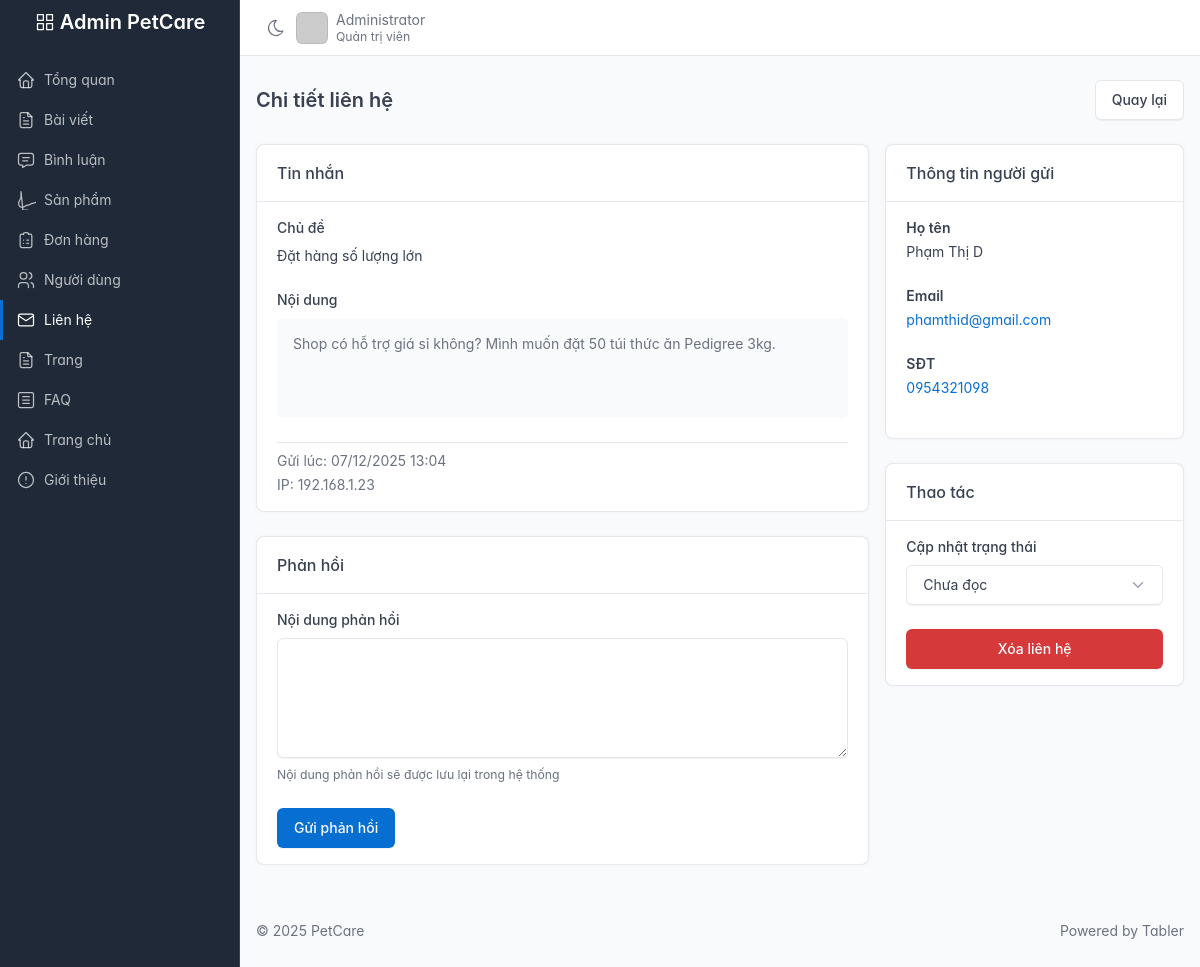
The app's page /public/admin/contacts/show?id=4 (signed in) with its own data.
### tables this page shows
CREATE TABLE IF NOT EXISTS contacts (
    id BIGINT UNSIGNED AUTO_INCREMENT PRIMARY KEY,
    name VARCHAR(120) NOT NULL,
    email VARCHAR(160) NOT NULL,
    phone VARCHAR(30) NULL,
    subject VARCHAR(255) NULL,
    message TEXT NOT NULL,
    status ENUM('unread', 'read', 'replied') DEFAULT 'unread',
    replied_at DATETIME NULL,
    replied_by BIGINT UNSIGNED NULL,
    reply_message TEXT NULL,
    ip_address VARCHAR(64) NULL,
    created_at TIMESTAMP DEFAULT CURRENT_TIMESTAMP,
    INDEX idx_status (status),
    INDEX idx_created (created_at),
    FOREIGN KEY (replied_by) REFERENCES users (id) ON DELETE SET NULL
);

### app/core/Controller.php (called while the page is built, shortened)
<?php
class Controller
{
    protected function view(string $view, array $data = [], string $title = null, string $layout = 'main'): void
    {
        $viewFile = __DIR__ . '/../views/' . str_replace('.', '/', $view) . '.php';
        extract($data);
        $content = function () use ($viewFile, $data) {
            extract($data);
            require $viewFile;
        };
        $layoutFile = __DIR__ . '/../views/layouts/' . $layout . '.php';
        require $layoutFile;
    }
}

### app/controllers/Admin/ContactController.php (called while the page is built, shortened)
<?php
class ContactController extends Controller
{
    public function show(): void
    {
        $id = isset($_GET['id']) ? (int)$_GET['id'] : 0;
        $contact = Contact::findById($id);
        $this->view('admin/contacts/show', [
            'title' => 'Chi tiết liên hệ',
            'contact' => $contact,
        ], null, 'admin');
    }
}

### app/core/Router.php (called while the page is built, shortened)
<?php
class Router
{
    private array $routes = [
        'GET' => [],
        'POST' => [],
    ];
    private string $basePath = '';
    public function __construct()
    {
        $base = parse_url(BASE_URL, PHP_URL_PATH) ?: '';
        $this->basePath = rtrim($base, '/');
    }
    public function get(string $path, string $handler): void
    {
        $this->routes['GET'][$this->normalize($path)] = $handler;
    }
    public function post(string $path, string $handler): void
    {
        $this->routes['POST'][$this->normalize($path)] = $handler;
    }
    private function normalize(string $path): string
    {
        $path = parse_url($path, PHP_URL_PATH) ?: '/';
        $path = preg_replace('#/+#','/',$path);
        if ($this->basePath !== '' && $this->basePath !== '/') {
            if (str_starts_with($path, $this->basePath)) {
                $path = substr($path, strlen($this->basePath));
            }
        }
        $path = '/' . trim($path, '/');
        return $path === '//' ? '/' : $path;
    }
    public function dispatch(string $method, string $uri): void
    {
        $path = $this->normalize($uri);
        $handler = $this->routes[$method][$path] ?? null;
        [$controllerName, $action] = explode('@', $handler);
        $controller = new $controllerClass();
        $controller->$action();
    }
}

### public/index.php (called while the page is built, shortened)
<?php
require_once __DIR__ . '/../app/core/Database.php';
require_once __DIR__ . '/../app/core/Controller.php';
require_once __DIR__ . '/../app/core/Router.php';
$baseDir = __DIR__ . '/../app/';
spl_autoload_register(function ($class) use ($baseDir) {
    $class = ltrim($class, '\\');
    if (str_starts_with($class, 'App\\')) {
        $relative = str_replace('App\\', '', $class);
        $path = $baseDir . str_replace('\\', '/', $relative) . '.php';
    } elseif (str_starts_with($class, 'Core\\')) {
        $relative = str_replace('Core\\', 'core\\', $class);
        $path = $baseDir . str_replace('\\', '/', $relative) . '.php';
        if (is_file($path)) require_once $path;
    }
});
$router = new Router();
$router->get('/', 'HomeController@index');
$router->get('/login', 'AuthController@login');
$router->post('/login', 'AuthController@doLogin');
$router->get('/register', 'AuthController@register');
$router->post('/register', 'AuthController@doRegister');
$router->get('/logout', 'AuthController@logout');
$router->get('/about', 'AboutController@index');
$router->get('/shop', 'ProductController@index');
$router->get('/products', 'ProductController@index');
$router->get('/products/show', 'ProductController@show');
$router->get('/cart', 'CartController@index');
$router->post('/cart/add', 'CartController@add');
$router->post('/cart/update', 'CartController@update');
$router->post('/cart/remove', 'CartController@remove');
$router->get('/cart/checkout', 'CartController@checkout');
$router->get('/orders', 'OrderController@index');
$router->get('/orders/show', 'OrderController@show');
$router->post('/orders/checkout', 'OrderController@checkout');
$router->get('/profile', 'ProfileController@index');
$router->get('/profile/edit', 'ProfileController@edit');
$router->post('/profile/update', 'ProfileController@update');
$router->get('/profile/change-password', 'ProfileController@changePassword');
$router->post('/profile/update-password', 'ProfileController@updatePassword');
$router->get('/faq', 'FAQController@index');
$router->get('/page/show', 'PageController@show');
$router->get('/contact', 'ContactController@index');
$router->post('/contact/submit', 'ContactController@submit');
$router->get('/posts', 'PostController@index');
$router->get('/posts/show', 'PostController@show');
$router->post('/posts/comment', 'PostController@submitComment');
$router->get('/admin', 'Admin\\PageController@dashboard');
$router->post('/admin/upload/image', 'Admin\\UploadController@image');
$router->get('/admin/about', 'Admin\\AboutController@index');
$router->post('/admin/about/update', 'Admin\\AboutController@update');
$router->get('/admin/products', 'Admin\\ProductController@index');
$router->get('/admin/products/create', 'Admin\\ProductController@create');
$router->post('/admin/products/store', 'Admin\\ProductController@store');
$router->get('/admin/products/edit', 'Admin\\ProductController@edit');
$router->post('/admin/products/update', 'Admin\\ProductController@update');
$router->post('/admin/products/delete', 'Admin\\ProductController@delete');
$router->get('/admin/orders', 'Admin\\OrderController@index');
$router->get('/admin/orders/show', 'Admin\\OrderController@show');
$router->post('/admin/orders/update-status', 'Admin\\OrderController@updateStatus');
$router->get('/admin/users', 'Admin\\UserController@index');
$router->get('/admin/users/show', 'Admin\\UserController@show');
$router->post('/admin/users/update-status', 'Admin\\UserController@updateStatus');
$router->post('/admin/users/reset-password', 'Admin\\UserController@resetPassword');
$router->post('/admin/users/delete', 'Admin\\UserController@delete');
$router->get('/admin/faqs', 'Admin\\FAQController@index');
$router->get('/admin/faqs/create', 'Admin\\FAQController@create');
$router->post('/admin/faqs/store', 'Admin\\FAQController@store');
$router->get('/admin/faqs/edit', 'Admin\\FAQController@edit');
$router->post('/admin/faqs/update', 'Admin\\FAQController@update');
$router->post('/admin/faqs/delete', 'Admin\\FAQController@delete');
$router->get('/admin/posts', 'Admin\\PostController@index');
$router->get('/admin/posts/create', 'Admin\\PostController@create');
$router->post('/admin/posts/store', 'Admin\\PostController@store');
$router->get('/admin/posts/edit', 'Admin\\PostController@edit');
$router->post('/admin/posts/update', 'Admin\\PostController@update');
$router->post('/admin/posts/delete', 'Admin\\PostController@delete');
$router->get('/admin/comments', 'Admin\\CommentController@index');
$router->post('/admin/comments/approve', 'Admin\\CommentController@approve');
$router->post('/admin/comments/reject', 'Admin\\CommentController@reject');
$router->post('/admin/comments/delete', 'Admin\\CommentController@delete');
$router->get('/admin/home', 'Admin\\HomeController@index');
$router->post('/admin/home/update', 'Admin\\HomeController@update');
$router->get('/admin/pages', 'Admin\\PageController@index');
$router->get('/admin/pages/create', 'Admin\\PageController@create');
$router->post('/admin/pages/store', 'Admin\\PageController@store');
$router->get('/admin/pages/edit', 'Admin\\PageController@edit');
$router->post('/admin/pages/update', 'Admin\\PageController@update');
$router->post('/admin/pages/delete', 'Admin\\PageController@delete');
$router->get('/admin/contacts', 'Admin\\ContactController@index');
$router->get('/admin/contacts/show', 'Admin\\ContactController@show');
$router->post('/admin/contacts/update-status', 'Admin\\ContactController@updateStatus');
$router->post('/admin/contacts/reply', 'Admin\\ContactController@reply');
$router->post('/admin/contacts/delete', 'Admin\\ContactController@delete');
$router->dispatch($_SERVER['REQUEST_METHOD'], $_SERVER['REQUEST_URI']);

### app/core/Database.php (called while the page is built, shortened)
<?php
class Database
{
    private static ?PDO $pdo = null;
    public static function conn(): PDO
    {
        if (self::$pdo === null) {
            $dsn = 'mysql:host=' . DB_HOST . ';dbname=' . DB_NAME . ';charset=' . DB_CHARSET;
            $options = [
                PDO::ATTR_ERRMODE => PDO::ERRMODE_EXCEPTION,
                PDO::ATTR_DEFAULT_FETCH_MODE => PDO::FETCH_ASSOC,
                PDO::ATTR_EMULATE_PREPARES => false,
            ];
            try {
                self::$pdo = new PDO($dsn, DB_USER, DB_PASS, $options);
            } catch (PDOException $e) {
                http_response_code(500);
                echo 'Database connection failed.';
                error_log('DB Error: ' . $e->getMessage());
                exit;
            }
        }
        return self::$pdo;
    }
}

### app/Models/Contact.php (called while the page is built, shortened)
<?php
class Contact
{
    public static function findById(int $id): ?array
    {
        $sql = "SELECT c.*, u.name as replied_by_name
                FROM contacts c
                LEFT JOIN users u ON c.replied_by = u.id
                WHERE c.id = :id";
        $stmt = Database::conn()->prepare($sql);
        $stmt->bindValue(':id', $id, PDO::PARAM_INT);
        $stmt->execute();
        $result = $stmt->fetch(PDO::FETCH_ASSOC);
        return $result ?: null;
    }
}

### app/views/admin/contacts/show.php (the view, shortened to what this page needs)
<?php
$contact = $contact ?? null;
?>
<div class="page-header d-print-none">
    <div class="container-xl">
        <div class="row g-2 align-items-center">
            <div class="col">
                <h2 class="page-title">Chi tiết liên hệ</h2>
            </div>
            <div class="col-auto">
                <a href="<?= BASE_URL ?>admin/contacts" class="btn">Quay lại</a>
            </div>
        </div>
    </div>
</div>
<div class="page-body">
    <div class="container-xl">
        <div class="row">
            <div class="col-lg-8">
                <div class="card mb-4">
                    <div class="card-header">
                        <h3 class="card-title">Tin nhắn</h3>
                    </div>
                    <div class="card-body">
                        <?php if (!empty($contact['subject'])): ?>
                            <div class="mb-4">
                                <label class="form-label">Chủ đề</label>
                                <div class="font-weight-semibold mt-1"><?= htmlspecialchars($contact['subject']) ?></div>
                            </div>
                        <?php endif; ?>
                        <div class="mb-4">
                            <label class="form-label">Nội dung</label>
                            <div class="text-muted mt-2 p-3 bg-light rounded" style="white-space: pre-wrap; min-height: 100px;"><?= htmlspecialchars($contact['message']) ?></div>
                        </div>
                        <div class="text-muted text-xs pt-2 border-top">
                            <div class="mb-1">Gửi lúc: <?= date('d/m/Y H:i', strtotime($contact['created_at'])) ?></div>
                            <?php if (!empty($contact['ip_address'])): ?>
                                <div>IP: <?= htmlspecialchars($contact['ip_address']) ?></div>
                            <?php endif; ?>
                        </div>
                    </div>
                </div>
                <?php if ($contact['status'] !== 'replied'): ?>
                    <div class="card">
                        <div class="card-header">
                            <h3 class="card-title">Phản hồi</h3>
                        </div>
                        <div class="card-body">
                            <form method="post" action="<?= BASE_URL ?>admin/contacts/reply">
                                <div class="mb-4">
                                    <label class="form-label">Nội dung phản hồi</label>
                                    <textarea name="reply_message" class="form-control" rows="5" required></textarea>
                                    <small class="form-hint">Nội dung phản hồi sẽ được lưu lại trong hệ thống</small>
                                </div>
                                <button type="submit" class="btn btn-primary">Gửi phản hồi</button>
                            </form>
                        </div>
                    </div>
                <?php endif; ?>
            </div>
            <div class="col-lg-4">
                <div class="card mb-4">
                    <div class="card-header">
                        <h3 class="card-title">Thông tin người gửi</h3>
                    </div>
                    <div class="card-body">
                        <div class="mb-4">
                            <div class="form-label mb-1"><strong>Họ tên</strong></div>
                            <div><?= htmlspecialchars($contact['name']) ?></div>
                        </div>
                        <div class="mb-4">
                            <div class="form-label mb-1"><strong>Email</strong></div>
                            <div>
                                <a href="mailto:<?= htmlspecialchars($contact['email']) ?>">
                                    <?= htmlspecialchars($contact['email']) ?>
                                </a>
                            </div>
                        </div>
                        <?php if (!empty($contact['phone'])): ?>
                            <div class="mb-4">
                                <div class="form-label mb-1"><strong>SĐT</strong></div>
                                <div>
                                    <a href="tel:<?= htmlspecialchars($contact['phone']) ?>">
                                        <?= htmlspecialchars($contact['phone']) ?>
                                    </a>
                                </div>
                            </div>
                        <?php endif; ?>
                    </div>
                </div>
                <div class="card">
                    <div class="card-header">
                        <h3 class="card-title">Thao tác</h3>
                    </div>
                    <div class="card-body">
                        <form method="post" action="<?= BASE_URL ?>admin/contacts/update-status" class="mb-4">
                            <label class="form-label">Cập nhật trạng thái</label>
                            <select name="status" class="form-select mb-3" onchange="this.form.submit()">
                                <option value="unread" <?= $contact['status'] === 'unread' ? 'selected' : '' ?>>Chưa đọc</option>
                            </select>
                        </form>
                        <form method="post" action="<?= BASE_URL ?>admin/contacts/delete"
                              onsubmit="return confirm('Bạn có chắc muốn xóa liên hệ này?');">
                            <button type="submit" class="btn btn-danger w-100">Xóa liên hệ</button>
                        </form>
                    </div>
                </div>
            </div>
        </div>
    </div>
</div>

### app/views/layouts/admin.php (style rules this page uses)
:root { --tblr-font-sans-serif: 'Inter Var', -apple-system, BlinkMacSystemFont, San Francisco, Segoe UI, Roboto, Helvetica Neue, sans-serif; }
body { font-family: var(--tblr-font-sans-serif); }

### records on screen
contacts: subject "Đặt hàng số lượng lớn", message "Shop có hỗ trợ giá sỉ không? Mình muốn đặt 50 túi thức ăn Pedigree 3kg.", created_at "07/12/2025 13:04", ip_address "192.168.1.23", name "Phạm Thị D", email "phamthid@gmail.com", phone "0954321098", status "Chưa đọc"

### other values on screen
APP_NAME "PetCare"
$_SESSION['user_name'] "Administrator"
